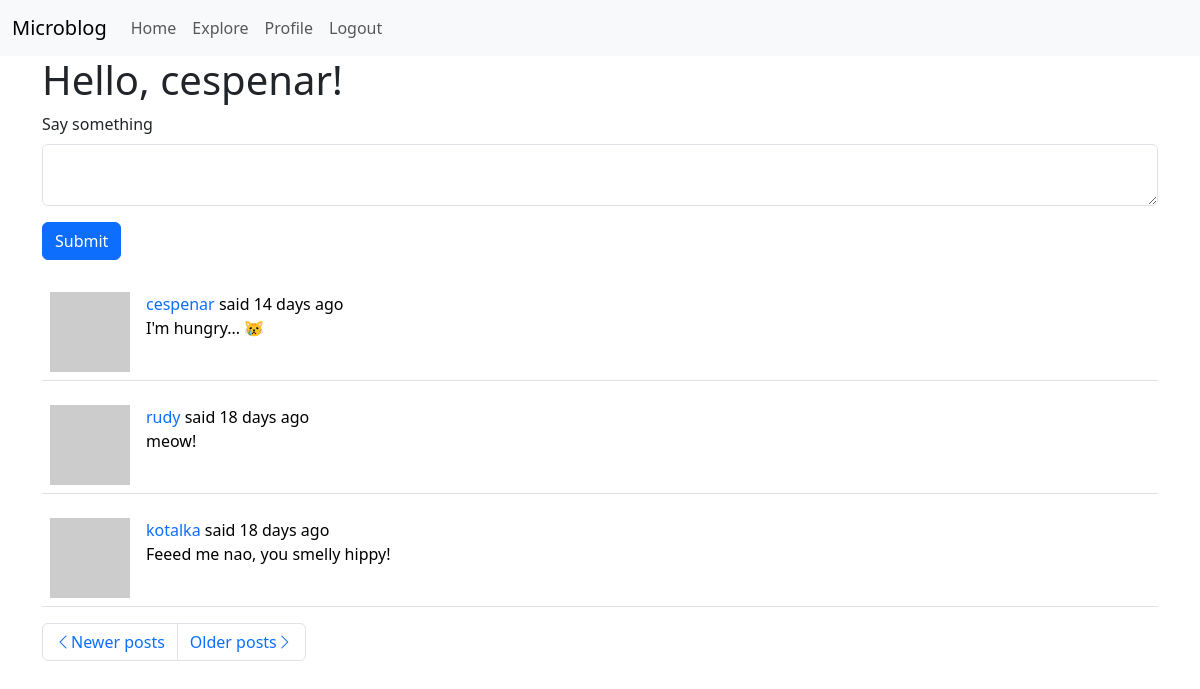
Screenshot of /index?page=3 (signed in) with the database file from the repository.
### app/models.py (models this page shows, shortened)
class User(UserMixin, db.Model):
    id = db.Column(db.Integer, primary_key=True)
    username = db.Column(db.String(64), index=True, unique=True)
    email = db.Column(db.String(120), index=True, unique=True)
    password_hash = db.Column(db.String(128))
    posts = db.relationship('Post', backref='author', lazy='dynamic')
    about_me = db.Column(db.String(140))
    last_seen = db.Column(db.DateTime, default=datetime.utcnow)
    followed = db.relationship(
        'User',
        secondary=followers,
        primaryjoin=(followers.c.follower_id == id),
        secondaryjoin=(followers.c.followed_id == id),
        backref=db.backref('followers', lazy='dynamic'),
        lazy='dynamic'
    )
    def avatar(self, size):
        digest = md5(self.email.lower().encode('utf-8')).hexdigest()
        return f'https://www.gravatar.com/avatar/{digest}?d=identicon&s={size}'
    def followed_posts(self):
        followed = Post.query.join(followers, (
                followers.c.followed_id == Post.user_id)).filter(
            followers.c.follower_id == self.id)
        own = Post.query.filter_by(user_id=self.id)
        return followed.union(own).order_by(Post.timestamp.desc())

class Post(db.Model):
    id = db.Column(db.Integer, primary_key=True)
    body = db.Column(db.String(140))
    timestamp = db.Column(db.DateTime, index=True, default=datetime.utcnow)
    user_id = db.Column(db.Integer, db.ForeignKey('user.id'))
    language = db.Column(db.String(5))

### app/routes.py (the view, shortened to what this page needs)
@app.route('/', methods=['GET', 'POST'])
@app.route('/index', methods=['GET', 'POST'])
@login_required
def index():
    form = PostForm()
    page = request.args.get('page', 1, type=int)
    posts = current_user.followed_posts().paginate(
        page, app.config['POSTS_PER_PAGE'], False)
    next_url = url_for('index',
                       page=posts.next_num) if posts.has_next else None
    prev_url = url_for('index',
                       page=posts.prev_num) if posts.has_prev else None
    return render_template('index.html', title=_('Home'), form=form,
                           posts=posts.items, next_url=next_url,
                           prev_url=prev_url)

### app/forms.py
class PostForm(FlaskForm):
    post = TextAreaField(_l('Say something'),
                         validators=[DataRequired(), Length(min=1, max=140)])
    submit = SubmitField(_l('Submit'))

### app/models.py (called while the page is built)
@login.user_loader
def load_user(id):
    return User.query.get(int(id))

### app/routes.py (called while the page is built)
@app.before_request
def before_request():
    if current_user.is_authenticated:
        current_user.last_seen = datetime.utcnow()
        db.session.commit()
        g.locale = str(get_locale())

### app/templates/index.html
{% extends "base.html" %}
{% from 'bootstrap5/form.html' import render_form %}
{% block app_content %}
    <h1>{{ _('Hello, %(username)s!', username=current_user.username) }}</h1>
    {% if form %}
        {{ render_form(form) }}
        <br>
    {% endif %}
    {% for post in posts %}
        {% include '_post.html' %}
    {% endfor %}
    <nav aria-label="...">
        <ul class="pagination">
            <li class="page-item{% if not prev_url %} disabled{% endif %}">
                <a class="page-link" href="{{ prev_url or '#' }}"
                   aria-label="Previous">
                    <span class="bi-chevron-left"
                          aria-hidden="true"></span>{{ _('Newer posts') }}
                </a>
            </li>
            <li class="page-item{% if not next_url %} disabled{% endif %}">
                <a class="page-link" href="{{ next_url or '#' }}"
                   aria-label="Next">
                    {{ _('Older posts') }}<span class="bi-chevron-right"
                                                aria-hidden="true"></span>
                </a>
            </li>
        </ul>
    </nav>
{% endblock %}

### app/templates/_post.html (shortened to what this page needs)
<table class="table table-hover">
    <tr>
        <td style="width: 70px">
            <a href="{{ url_for('user', username=post.author.username) }}">
                <img src="{{ post.author.avatar(70) }}" alt="User avatar">
            </a>
        </td>
        <td>
            {{ _('%(username)s said %(when)s',
                username=user_link, when=moment(post.timestamp).fromNow()) }}
            <br>
            <span id="post{{ post.id }}">{{ post.body }}</span>
        </td>
    </tr>
</table>

### app/templates/base.html (style rules this page uses)
a { text-decoration: none; }

### rows the page displays
Post: body "I'm hungry... 😿"
Post: body "meow!"
Post: body "Feeed me nao, you smelly hippy!"
